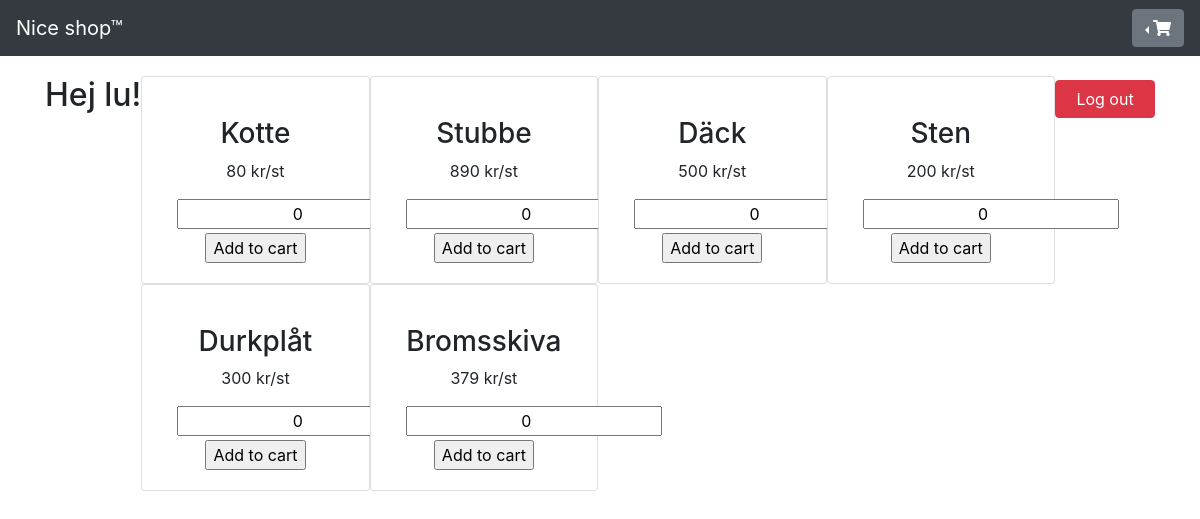
Page /index.php (signed in) on the committed database.
### tables this page shows
CREATE TABLE `products` (
  `product_id` int(11) NOT NULL,
  `product_name` varchar(20) NOT NULL,
  `price` int(11) NOT NULL,
  `image` varchar(50) NOT NULL
);

### index.php (the view, shortened to what this page needs)
<!DOCTYPE html>
<html lang="en">
<head>
    <link rel="stylesheet" href="https://use.fontawesome.com/releases/v5.3.1/css/all.css">
    <link rel="stylesheet" href="https://stackpath.bootstrapcdn.com/bootstrap/4.1.3/css/bootstrap.min.css">
    <link rel="stylesheet" type="text/css" href="css/style.css">
</head>
<body>
<?php
    include("includes/database_connection.php");
?>
<header>
    <nav class="navbar navbar-dark bg-dark">
        <a class="navbar-brand" href="index.php">Nice shop™</a>
        <?php
        if(isset($_SESSION["username"])){ ?>
        <div class="dropdown dropleft">
            <button class="btn btn-secondary dropdown-toggle" type="button" id="dropdownMenuButton" data-toggle="dropdown" aria-haspopup="true" aria-expanded="false"><i class="fas fa-shopping-cart"></i></button>
        </div>
        <?php }
    ?>
    </nav>
</header>
<div class="container">
    <?php
        if(isset($_SESSION["username"])){ ?>
            <h2 style="text-align:center;float:left">Hej <?=$_SESSION["username"]?>!</h2>
            <a href="includes/logout.php" style="width:100px;display:block;float:right;" class="btn btn-danger mt-1 mx-auto">Log out</a>
    <?php }
	?>
    <div class="row box">
        <?php
        $statement = $pdo->prepare("SELECT * FROM products");
        $statement->execute();
        $fetched_stock = $statement->fetchAll(PDO::FETCH_ASSOC);
        foreach($fetched_stock as $product){
            if(date(D) === "Mon"){
                $newPrice = $product["price"] * 0.5;
            }
            elseif(date(D) === "Wed"){
                $newPrice = $product["price"] * 1.1;
            }
            elseif(date(D) === "Fri" && $product["price"] > 200){
                $newPrice = $product["price"] - 20;
            }
            else{
                $newPrice = $product["price"];
            }
            ?>
            <div class="card col-6 col-md-4 col-xl-3">
                <div class="card-body centerText">
					<h3 class="card-text"><?=$product["product_name"]?></h3>
					<p class="card-text"><?=$newPrice?> kr/st</p>
                    <form action="includes/add-to-cart.php" method="POST">
                        <input type="number" class="centerText" name="<?=$product["product_name"]?>Amount" value="0"/>
                        <input class="mt-1" type="submit" value="Add to cart">
                    </form>
                </div>
            </div>
        <?php
        } ?>
    </div>
</div>
</body>
</html>

### css/style.css (style rules this page uses)
form { text-align: center; margin: 0 auto; }
.box { margin: 20px auto; }
.centerText { text-align: center; }

### rows in the picture
products: product_name "Kotte", price "80"
products: product_name "Stubbe", price "890"
products: product_name "Däck", price "500"
products: product_name "Sten", price "200"
products: product_name "Durkplåt", price "300"
products: product_name "Bromsskiva", price "379"

### other values in the picture
$_SESSION["username"] "lu"
